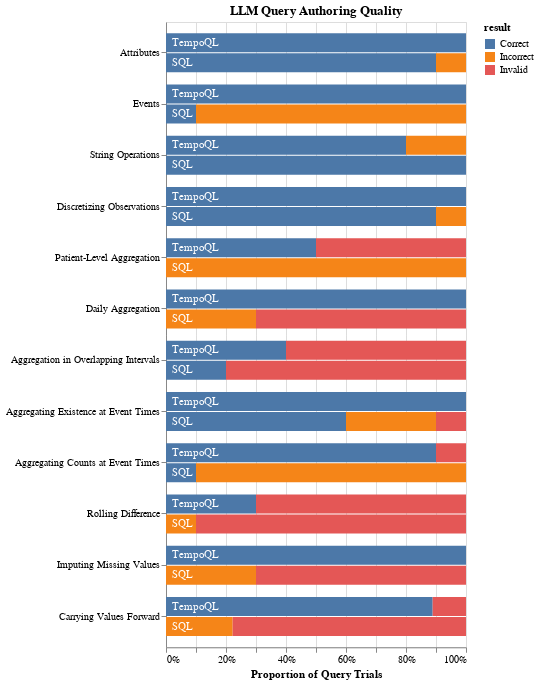

The notebook cell this image was saved under:
### Code cell
(chart.mark_bar().encode(
    x=alt.X("count()", title="Proportion of Query Trials").stack('normalize'),
    yOffset=alt.YOffset('method:N', sort=['TempoQL', 'SQL'], scale=alt.Scale(padding=0.05)),
    y=alt.Y('query_name:N', sort=[q["name"] for q in QUERIES], title=None),
    color=alt.Color('result:N', sort=['Correct', 'Incorrect', 'Invalid']),
    order=alt.Order(
      'result',
      sort='ascending'
    )
) + chart.mark_text(align='left', color='white').encode(
  x=alt.value(6),
  yOffset=alt.YOffset('method:N', sort=['TempoQL', 'SQL'], scale=alt.Scale(padding=0.05)),
    y=alt.Y('query_name:N', sort=[q["name"] for q in QUERIES], title=None),
    text='method:N'
    ).transform_aggregate(total='count()', groupby=['method', 'query_name'])).properties(title="LLM Query Authoring Quality")

### Figure 1 — Vega-Lite specification as saved in the notebook (floating-point values rounded to 4 significant figures; data arrays with more than 128 entries replaced by an {"elided": "..."} marker saying what was removed)
{"config": {"view": {"continuousWidth": 300, "continuousHeight": 300}}, "layer": [{"mark": {"type": "bar"}, "encoding": {"color": {"field": "result", "sort": ["Correct", "Incorrect", "Invalid"], "type": "nominal"}, "order": {"field": "result", "sort": "ascending", "type": "nominal"}, "x": {"aggregate": "count", "stack": "normalize", "title": "Proportion of Query Trials", "type": "quantitative"}, "y": {"field": "query_name", "sort": ["Attributes", "Events", "String Operations", "Discretizing Observations", "Patient-Level Aggregation", "Daily Aggregation", "Aggregation in Overlapping Intervals", "Aggregating Existence at Event Times", "Aggregating Counts at Event Times", "Rolling Difference", "Imputing Missing Values", "Carrying Values Forward"], "title": null, "type": "nominal"}, "yOffset": {"field": "method", "scale": {"padding": 0.05}, "sort": ["TempoQL", "SQL"], "type": "nominal"}}}, {"mark": {"type": "text", "align": "left", "color": "white"}, "encoding": {"text": {"field": "method", "type": "nominal"}, "x": {"value": 6}, "y": {"field": "query_name", "sort": ["Attributes", "Events", "String Operations", "Discretizing Observations", "Patient-Level Aggregation", "Daily Aggregation", "Aggregation in Overlapping Intervals", "Aggregating Existence at Event Times", "Aggregating Counts at Event Times", "Rolling Difference", "Imputing Missing Values", "Carrying Values Forward"], "title": null, "type": "nominal"}, "yOffset": {"field": "method", "scale": {"padding": 0.05}, "sort": ["TempoQL", "SQL"], "type": "nominal"}}, "transform": [{"aggregate": [{"op": "count", "as": "total"}], "groupby": ["method", "query_name"]}]}], "data": {"name": "data-6f4fbcb16798ac66ef85ad5de9e47239"}, "title": "LLM Query Authoring Quality", "$schema": "https://vega.github.io/schema/vega-lite/v5.15.1.json", "datasets": {"data-6f4fbcb16798ac66ef85ad5de9e47239": {"elided": "238 records"}}}
